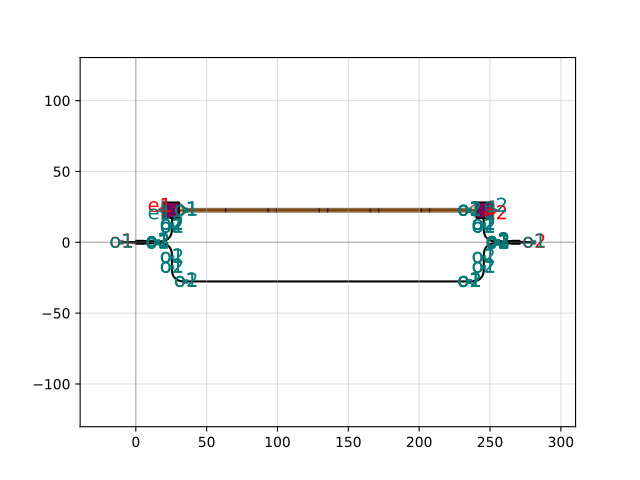

The Python source for this figure:
import gdsfactory as gf

c = gf.components.mzi_phase_shifter_top_heater_metal(delta_length=10.0, length_y=2.0, length_x=200, bend='bend_euler', straight='straight', splitter='mmi1x2', with_splitter=True, port_e1_splitter='o2', port_e0_splitter='o3', port_e1_combiner='o2', port_e0_combiner='o3', nbends=2, cross_section='strip')
c.plot()
